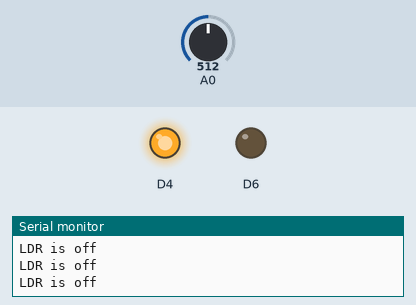
The sketch below on a simulated ESP8266 (NodeMCU). Parts: output pins drawn as LEDs (lit = HIGH), the last lines printed to the serial monitor. The test bench sets the inputs (shaded band); at power-on: A0 = 512. WiFi joins after 1.5 s; servers stay silent unless stated; the Firebase database answers and starts empty.

Above: at 3.2 s.
3.3 s: A0 set to 0
At 4.2 s:
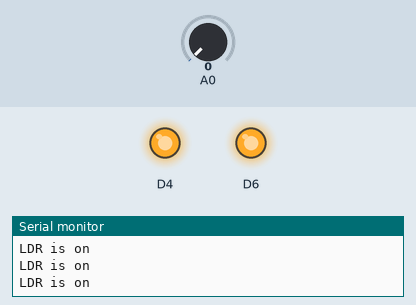
5.0 s: A0 set to 122
At 6.2 s:
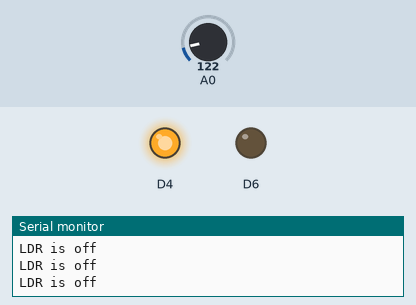
Timing chart, 0 to 8.0 s (numbered marks = the images above; inputs shaded):
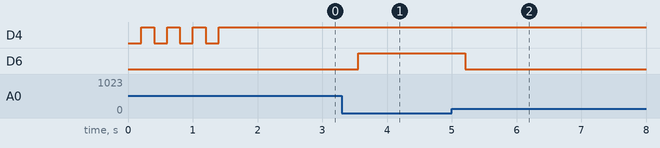

The sketch:

Updated_IoT_Code.ino
```cpp
#include "FirebaseESP8266.h"
#include <ESP8266WiFi.h>


#define FIREBASE_HOST "iotdemo-c0d3f-default-rtdb.firebaseio.com"  //Database link
#define FIREBASE_AUTH "fZgTbsoG2t6tevpagt9HDxf1c4P7pias3Yspsovb"  //Database secrate

#define WIFI_SSID "Mr. Parasite"      //Router name
#define WIFI_PASSWORD "********"  //Router password


FirebaseData firebaseData,loadData;
FirebaseJson json;


void senW(String field,float value){
 Firebase.setString(firebaseData, "/AnalogOutput/"+field,String(value) );

}

String senR(String field){
if (Firebase.getString(loadData, "/AnalogInput/"+field)){
    return loadData.stringData();
  }
}

//Sending data
void loadW(String field,int value){
 Firebase.setString(firebaseData, "/Load/"+field,String(value) );

}

//Receiving data
String loadR(String field){
if (Firebase.getString(loadData, "/Load/"+field)){
    return loadData.stringData();
  }
}


void initFire(){
  pinMode(D4,OUTPUT);
  Serial.begin(9600);

  WiFi.begin(WIFI_SSID, WIFI_PASSWORD);
  Serial.print("Connecting to Wi-Fi");

  while (WiFi.status() != WL_CONNECTED)
  {
    digitalWrite(D4,0);
    Serial.print(".");
    delay(200);
    digitalWrite(D4,1);
    Serial.print(".");
    delay(200);

  }

  Serial.println();
  Serial.print("Connected with IP: ");
  Serial.println(WiFi.localIP());
  Serial.println();

  Firebase.begin(FIREBASE_HOST, FIREBASE_AUTH);
  Firebase.reconnectWiFi(true);
}


void setup() {
  pinSet();

  Serial.begin(9600);
  initFire();

  loadW("Test",1);

  Serial.println("Load: "+loadR("Test"));
  Serial.println("Sen: "+senR("Test"));


}
void pinSet(){
  pinMode(D1,INPUT);
  pinMode(D5,INPUT);
  pinMode(D6,OUTPUT);

}

void loop() {


    int LDR=analogRead(D1);


    if(LDR==0){
      Serial.println("LDR is on");
      loadW("LDR",1);
      digitalWrite(D6,1);
    }else{
        loadW("LDR",0);
       Serial.println("LDR is off");
       digitalWrite(D6,0);
    }
 // String val=loadR("Test");
//
//    if(val=="1"){
//
//      Serial.println("Light is on");
//      digitalWrite(D6,1);
//
//    }else{
//
//      Serial.println("Light is off");
//      digitalWrite(D6,0);
//
//    }
//

}
```

Measured:
- after the input at 3.3 s, D6: LOW → HIGH after 0.26 s
- after the input at 5.0 s, D6: HIGH → LOW after 0.21 s
